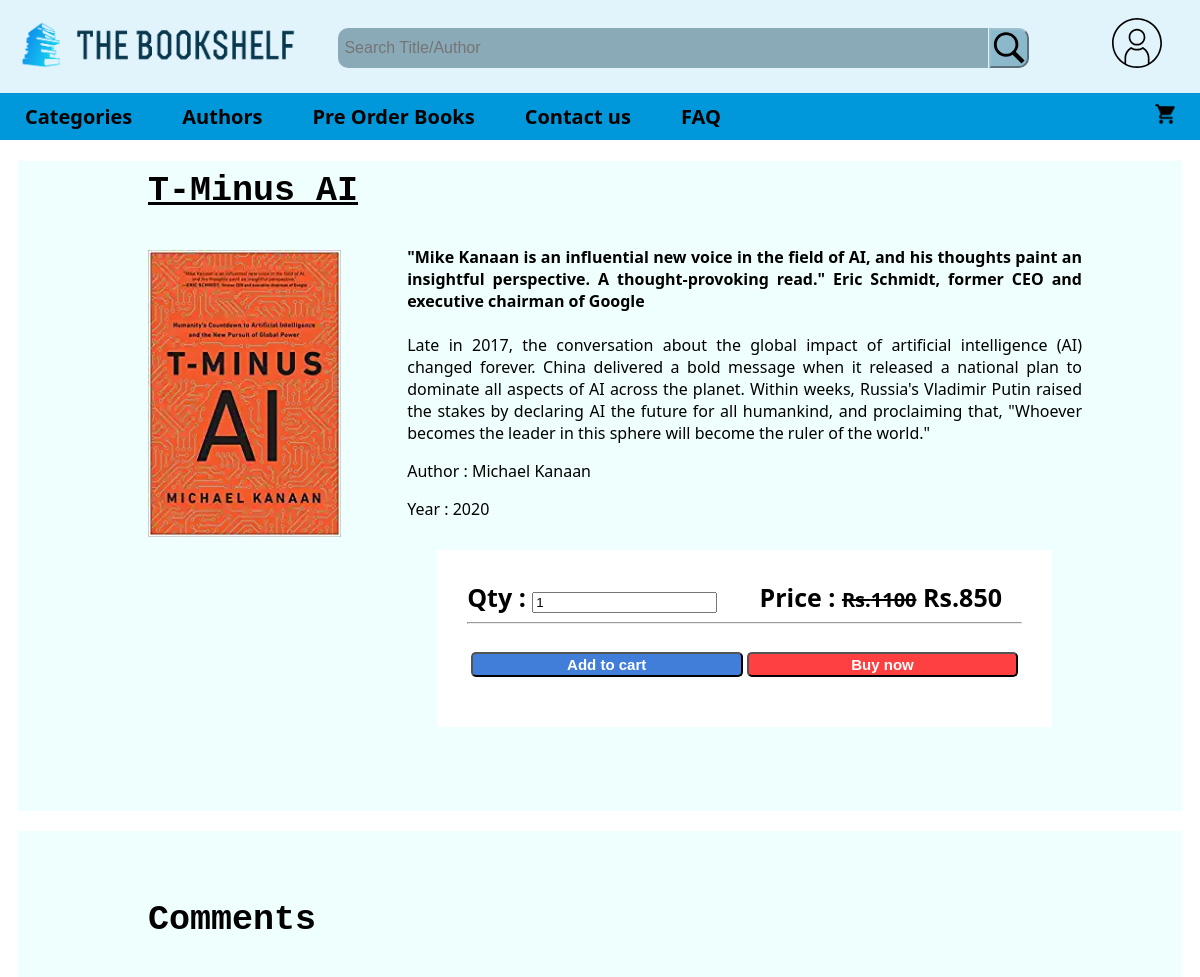
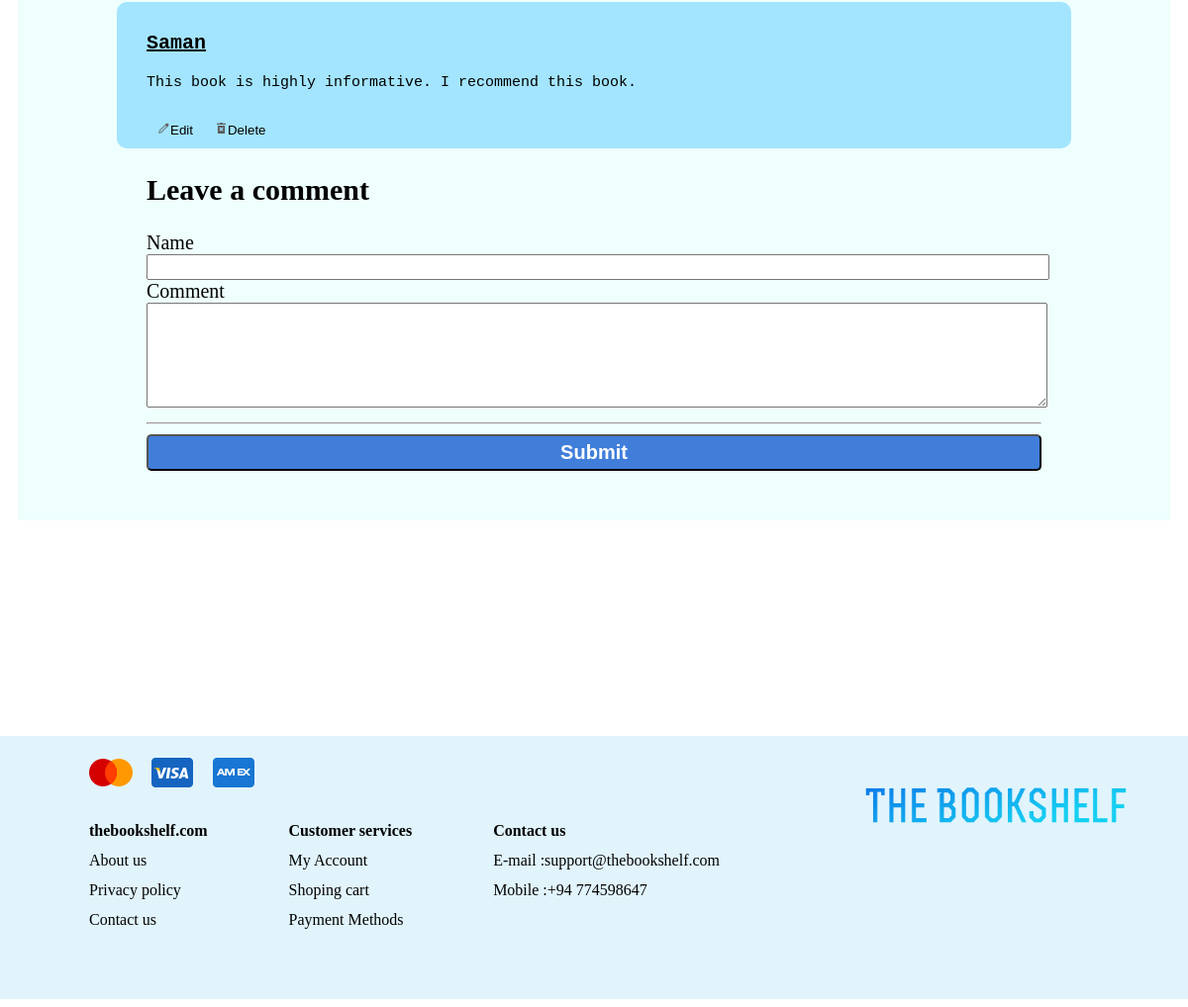
/book.php?book_id=102&title=T-Minus AI, run on the app's committed database (2 pictures, top to bottom).
### tables this page shows
CREATE TABLE `books` (
  `id` int(11) NOT NULL,
  `title` varchar(300) NOT NULL,
  `author` varchar(100) NOT NULL,
  `year` int(11) NOT NULL,
  `price` float NOT NULL,
  `description` varchar(5000) NOT NULL,
  `genre` varchar(50) NOT NULL,
  `image_src` varchar(500) NOT NULL,
  `qty` int(11) NOT NULL
);

CREATE TABLE `offers` (
  `id` int(11) NOT NULL,
  `offer_price` float NOT NULL
);

CREATE TABLE `comments` (
  `c_id` int(11) NOT NULL,
  `book_id` int(11) NOT NULL,
  `name` varchar(100) NOT NULL,
  `comment` varchar(1000) NOT NULL
);

### book.php (the view, shortened to what this page needs)
<!DOCTYPE html>
<?php
    include 'php/config.php'
?>
<html>
    <head>
        <link rel="stylesheet" type="text/css" href="styles/styles.css">
        <link rel="stylesheet" type="text/css" href="styles/book.css">
    </head>
    <body>
        <div class="header">
            <a href="index.php"><div id="logo"></div></a>
            <input class="searchbar" type="search" placeholder=" Search Title/Author">
            <input class="searchbutton" type="submit" value=" ">
            <a href="userlogin.html"><img class="profile_ico" src="images/icons/user.svg"></a>
        </div>
        <ul class="menu">
            <li class="menu"><a href="Categories.html">Categories</a></li>
            <li class="menu"><a href="Authors.php">Authors</a></li>
            <li class="menu"><a href="pre order.php">Pre Order Books</a></li>
            <li class="menu"><a href="Contact us.html">Contact us</a></li>
            <li class="menu"><a href="FAQ.html">FAQ</a></li>
            <li class="menu" style="float: right;"><a href="cart.php"><img height="20px" src="images/cart.png"></a></li>
        </ul>
        <?php
            $book_id = $_GET['book_id'];
            $book = "SELECT * FROM books WHERE id=$book_id";
            $result = $con->query($book);
            $row = $result->fetch_assoc();
            $offer = "SELECT * FROM offers WHERE id='".$row["id"]."'";
            $offer_result = $con->query($offer);
            $tupple = $offer_result->fetch_assoc();
            echo "<div class='box'>
                <h2 style='text-decoration:underline; padding: 10px 30px;font-weight: bold; font-family: monospace; font-size: 35px;'>".$row["title"]."</h2>
                <div class='image_box'>
                    <img class='book_image' src='".$row["image_src"]."'>
                </div>
                <div class='right_box'>
                    <p class='details'>".$row["description"]."</p>
                    <p class='details'>Author    : ".$row["author"]." </p>
                    <p class='details'>Year      : ".$row["year"]." </p>
                    <div class='buying_element'>
                    <form method='POST' action='php/addCart.php'>
                        <label style='font-weight: bold; font-size: 25px; font-family: Segoe UI;'>Qty : </label>
                            <input type='text' name='qty' value='1' required>
                            <span style='font-weight: bold; font-family: Segoe UI; font-size: 25px; float: right; margin-right: 20px; font-weight: bold;'>";
                            if($tupple["offer_price"] != $row["price"] and $tupple["id"] != 0) {
                                echo "Price : <del style='font-size: 20px'>Rs.".$row["price"]."</del>  Rs.".$tupple["offer_price"]."</span>";
                            }
                            else {
                                echo "Price : Rs.".$row["price"]."</span>";
                            }
                            echo "<hr>
                            <center>
                                    <input style='display: none;' type='text' value='".$_GET["book_id"]."' name='book_id'>
                                    <button type='submit' class='cart_btn'> Add to cart</button>
                                    <button type='submit' class='buy_btn'> Buy now</button>
                                </form>
                            </center>
                        </div>
                    </div>
                </div>";
        ?>
        <div class="comment_box">
            <h2 style="padding: 10px 30px;font-weight: bold; font-family: monospace; font-size: 35px;">Comments</h2>
           <div class="comment">
                <?php
                    $id = $_GET["book_id"];
                    $comment = "SELECT * FROM comments WHERE book_id='$id'";
                    $result = $con->query($comment);
                    $i = 0;
                    while($row = $result->fetch_assoc()) {
                        $i++;
                        echo "<h3 style='font-size: 20px; text-decoration: underline;'>".$row["name"]."</h3>";
                        echo "<p id='comment$i' style='display: block;'>".$row["comment"]."</p>";
                        echo "<form id='edit_comment$i' style='display: none;' method='GET' action='php/editComment.php'>
                                <textarea type='text' style='width: 100%;' name='edited_comment'>".$row["comment"]."</textarea>
                                <input style='display: none;' type='text' value='".$row["name"]."' name='name'>
                                <input style='display: none;' type='text' value='".$_GET["book_id"]."' name='book_id'>
                                <input style='display: none;' type='text' value='".$_GET["title"]."' name='title'>
                                <input style='display: none;' type='text' value='".$row["c_id"]."' name='c_id'>
                                <input type='submit' name='submit' value='Edit'>
                                </form><br>";
                        echo "<div><button onclick='edit_comment$i()' class='comment_btn'><img src='images/icons/edit.png' style='width: 13px;'>Edit</button>";
                        echo "<button onclick='delete_comment$i()' class='comment_btn'><img src='images/icons/delete.png' style='width: 13px;'>Delete</button></div>";
                    }
                ?>
           </div>
            <form method='GET' action='php/addComment.php' style='padding: 0px 30px; font-size: 20px;'>
                <h2>Leave a comment</h2>
                <label>Name</label><br>
                <input type="text" style=" height: 20px; width: 100%" name="name">
                <label>Comment</label><br>
                <textarea type="textarea" style=" height: 100px; width: 100%" name="comment"></textarea>
                <hr>
                <input type="submit" name="submit" style="background-color: #407eda; width: 100%; border-radius: 5px; color: white; padding: 5px; font-weight: bold; font-size: 20px;">
            </form>
        </div>
        <br>
        <div class="footer">
            <img src="images/footer_img.png" style="float: right; width: 30%; padding: 0px 10px;">
            <div class="paymentMethods">
                <img src="images/icons/mastercard_logo.png">
                <img src="images/icons/visa_logo.png">
                <img src="images/icons/american_express.png">
            </div>
            <table style=" padding-left: 80px; text-align: left; float: left;">
                <tr>
                    <th class="footerDetails"><a class="footerLinks" href="index.php">thebookshelf.com</a></th>
                    <th class="footerDetails">Customer services</th>
                    <th class="footerDetails"><a class="footerLinks" href="contact us.html">Contact us</a></th>
                </tr>
                <tr>
                    <td class="footerDetails"><a class="footerLinks" href="about us.html">About us</a></td>
                    <td class="footerDetails"><a class="footerLinks" href="account.html">My Account</a></td>
                    <td class="footerDetails">E-mail  :support@thebookshelf.com</td>
                </tr>
                <tr>
                    <td class="footerDetails"><a class="footerLinks" href="privacy policy.html">Privacy policy</a></td>
                    <td class="footerDetails"><a class="footerLinks" href="cart.php">Shoping cart</td>
                    <td class="footerDetails">Mobile  :+94 774598647</td>
                </tr>
                <tr>
                    <td class="footerDetails"><a class="footerLinks" href="Contact us.html">Contact us</a></td>
                    <td class="footerDetails"><a class="footerLinks" href="payment methods.html">Payment Methods</a></td>
                </tr>
            </table>
        </div>
    </body>
</html>

### styles/styles.css (style rules this page uses)
:root { --logo-align: left; --header-height: 85px; --bg-image: url(../images/logo.png); --logo-size: 300px; --header-barW: 800px; --profile-size: 50px; }
@media (max-width: 1300px) { :root { --header-barW: 650px; } }
.header { width: 100%; height: var(--header-height ,85px); background-color: #E1F4FC; padding: 8px; margin: -8px; float: center; }
#logo { background: var(--bg-image ,url(../images/logo.png)); height: 100%; background-size: 100%; background-repeat: no-repeat; width: var(--logo-size, 300px); display: block; margin: auto; padding: auto; float: var(--logo-align ,left); }
.searchbar { margin: 20px -3px 20px 30px; background-color: #8baab8; height: var(--header-barH ,40px); width: var(--header-barW, 800px); font-size: 16px; border-color: #728994; border-radius: 10px 0px 0px 10px; border-style: hidden; }
.searchbutton { background: url(../images/icons/search.svg); background-size: 100%; margin: 10px 0px; background-color: #8cb8cc; height: 40px; width: 40px; font-weight: bold; border-color: #9ebfce; border-radius: 0px 10px 10px 0px; border-style: outset; font-size: 16px; }
.profile_ico { height: var(--profile-size ,50px); float: right; margin: 10px 30px; }
ul.menu { list-style-type: none; margin: -8px; padding: 0; background-color: #0098da; overflow: hidden; }
li.menu { float: left; }
li.menu a { display: block; color: #000000; font-size: 20px; font-family: 'Segoe UI'; font-weight: bold; text-align: center; padding: 10px 25px; text-decoration: none; }
.footerDetails { padding: 10px 80px 0px 0px; }
.footer { position: relative; bottom: 0px; height: 250px; width: 100%; background-color: #E1F4FC; padding: 8px; margin: 0px -8px; font-family: Florence, cursive; }
.paymentMethods { margin: 5px 0px 10px 75px; }
div.paymentMethods img { margin: 0px 5px; }
.footerLinks { text-decoration: none; color: #000000; }

### styles/book.css (style rules this page uses)
.box { position: relative; background-color: #eefffd; height: 650px; margin: 20px 10px; padding: 0px 100px; }
.comment_box { background-color: #eefffd; margin: 20px 10px 200px 10px; padding: 30px 100px; }
.book_image { display: block; width: 20%; padding: 0px 30px; float: left; }
.right_box { display: block; margin-top: -20px; text-align: left; float: right; width: 70%; }
.image_box { display: block; }
.buying_element { background-color: #ffffff; margin: 30px; padding: 30px; }
.buy_btn { cursor: pointer; width: 49%; padding: 2px; margin: 3px 0px; background-color: #ff4040; border-radius: 5px; color: white; font-size: 15px; font-weight: bold; }
.cart_btn { cursor: pointer; width: 49%; padding: 2px; margin: 20px 0px; background-color: #407eda; border-radius: 5px; color: white; font-size: 15px; font-weight: bold; }
.details { font-family: 'Segoe UI'; text-align: justify; }
.comment { padding: 10px 30px; background-color: #a3e5ff; font-family: monospace; border-radius: 10px; }
.comment p { font-size: 15px; }
.comment p::first-letter, .comment::first-letter { text-transform: uppercase; }
.comment_btn { background: transparent; margin: 0px 5px; border: none; cursor: pointer; color: #000000; text-decoration: none; }

### data on the page
books: title "T-Minus AI", description "\"Mike Kanaan is an influential new voice in the field of AI, and his thoughts paint an insightful perspective. A thought-provoking read.\" Eric Schmidt, former CEO and executive chairman of Google Late in 2017, the conversation about the global impact of artificial intelligence (AI) changed forever. China delivered a bold message when it released a national plan to dominate all aspects of AI across the planet. Within weeks, Russia's Vladimir Putin raised the stakes by declaring AI the future for all humankind, and proclaiming that, \"Whoever becomes the leader in this sphere will become the ruler of the world.\"", author "Michael Kanaan", year "2020", price "1100"
offers: offer_price "850"
comments: name "Saman", comment "This book is highly informative. I recommend this book."
